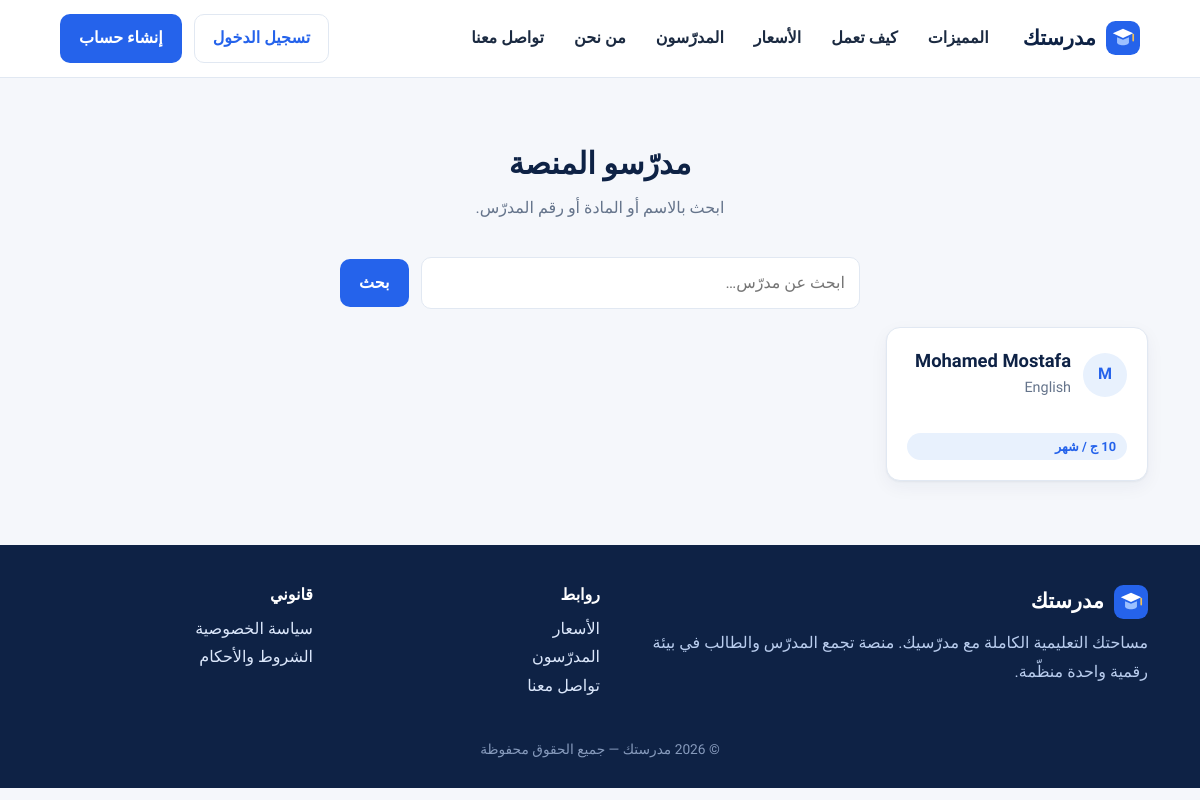
Screenshot of /teachers/ with the database file from the repository.
### accounts/models.py (models this page shows, shortened)
class SiteSetting(models.Model):
    platform_name = models.CharField("اسم المنصة", max_length=80, default="مدرستك")
    tagline = models.CharField("الشعار النصي", max_length=200, default="مساحتك التعليمية الكاملة مع مدرّسيك")
    wallet_number = models.CharField("رقم المحفظة لاستلام الاشتراكات", max_length=20, blank=True)
    wallet_holder = models.CharField("اسم صاحب المحفظة", max_length=100, blank=True)
    payment_instructions = models.TextField("تعليمات الدفع للطالب", blank=True,
                                            default="حوّل قيمة الاشتراك إلى المحفظة ثم ارفع صورة إيصال التحويل وسيتم تفعيل اشتراكك بعد المراجعة.")
    support_phone = models.CharField("هاتف الدعم", max_length=20, blank=True)
    support_email = models.EmailField("بريد الدعم", blank=True)
    default_monthly_price = models.DecimalField("السعر الافتراضي لاشتراك المدرّس الجديد", max_digits=8, decimal_places=2, default=10)
    groq_api_key = models.CharField("مفتاح Groq API (لتشغيل ميزات الذكاء الاصطناعي)", max_length=200, blank=True)
    anthropic_api_key = models.CharField("مفتاح Anthropic API (بديل عن Groq)", max_length=200, blank=True)
    privacy_text = models.TextField("سياسة الخصوصية", blank=True)
    terms_text = models.TextField("الشروط والأحكام", blank=True)
    registration_open = models.BooleanField("فتح تسجيل الطلاب الجدد", default=True)
    names_in_english = models.BooleanField("تحويل أسماء المسجّلين الجدد إلى الإنجليزية تلقائيًا", default=True)
    staff_permissions = models.JSONField("صلاحيات فريق الإدارة", default=dict, blank=True)
    @classmethod
    def get(cls):
        obj, _ = cls.objects.get_or_create(pk=1)
        return obj

class TeacherProfile(models.Model):
    user = models.OneToOneField(User, on_delete=models.CASCADE, related_name="teacher_profile")
    teacher_code = models.CharField("رقم المدرّس (Teacher ID)", max_length=10, unique=True, blank=True)
    slug = models.SlugField("الرابط الخاص", unique=True, blank=True)
    subject = models.CharField("المادة", max_length=80)
    grades = models.CharField("الصفوف التي يدرّسها", max_length=60, blank=True, help_text="مثال: الأول والثاني الثانوي")
    display_name = models.CharField("الاسم الظاهر للطلاب والزوّار", max_length=60, blank=True,
                                    help_text="يتحكم فيه مالك المنصة فقط. اتركه فارغًا لإظهار الاسم الكامل، أو اكتب مثلًا: M")
    bio = models.TextField("نبذة عن المدرّس", blank=True)
    photo = models.ImageField("الصورة", upload_to="teachers/", blank=True)
    cover = models.ImageField("صورة الغلاف", upload_to="teachers/covers/", blank=True)
    monthly_price = models.DecimalField("سعر الاشتراك الشهري (جنيه)", max_digits=8, decimal_places=2, default=10)
    is_listed = models.BooleanField("يظهر في قائمة المدرّسين العامة", default=True)
    created_at = models.DateTimeField(auto_now_add=True)
    @property
    def display_label(self):
        return (self.display_name or "").strip() or self.user.full_name

class User(AbstractBaseUser, PermissionsMixin):
    ROLES = [("student", "طالب"), ("teacher", "مدرّس"), ("owner", "مالك المنصة"), ("staff", "فريق الإدارة")]
    STAFF_ROLES = [("support", "دعم فني"), ("finance", "مالية"), ("content", "مسؤول محتوى")]
    phone = models.CharField("رقم الهاتف", max_length=11, unique=True, validators=[phone_validator])
    full_name = models.CharField("الاسم الكامل", max_length=150)
    name_ar = models.CharField("الاسم بالعربية (كما سُجّل)", max_length=150, blank=True)
    role = models.CharField("الدور", max_length=10, choices=ROLES, default="student")
    staff_role = models.CharField("صلاحية الفريق", max_length=10, choices=STAFF_ROLES, blank=True)
    is_active = models.BooleanField("مفعّل", default=True)
    is_staff = models.BooleanField(default=False)
    date_joined = models.DateTimeField(default=timezone.now)
    objects = UserManager()
    USERNAME_FIELD = "phone"
    REQUIRED_FIELDS = ["full_name"]
    class Meta:
        verbose_name = "مستخدم"

### accounts/views.py (the view)
# urls.py: path("teachers/", views.teachers_directory, name="teachers"),
def teachers_directory(request):
    q = request.GET.get("q", "").strip()
    qs = TeacherProfile.objects.filter(is_listed=True, user__is_active=True).select_related("user")
    if q:
        qs = qs.filter(Q(user__full_name__icontains=q) | Q(subject__icontains=q) | Q(teacher_code__iexact=q))
    return render(request, "site/teachers.html", {"teachers": qs, "q": q})

### accounts/context_processors.py (called while the page is built, shortened)
def site(request):
    return {"site": SiteSetting.get()}

def dashboard(request):
    u = getattr(request, "user", None)
    ctx = {}
    if not u or not u.is_authenticated:
        return ctx

### uikit/context_processors.py (called while the page is built, shortened)
def ui(request):
    ctx = {"ICONS": ICONS}
    u = getattr(request, "user", None)
    if not u or not u.is_authenticated:
        return ctx

### templates/site/teachers.html (shortened to what this page needs)
{% extends "site/public_base.html" %}
{% block main %}
<section class="section"><div class="wrap">
  <h2>مدرّسو المنصة</h2><p class="sub">ابحث بالاسم أو المادة أو رقم المدرّس.</p>
  <form class="row mb" style="max-width:520px;margin-inline:auto"><input class="input grow" name="q" value="{{ q }}" placeholder="ابحث عن مدرّس…"><button class="btn">بحث</button></form>
  {% if teachers %}<div class="grid gauto">{% for t in teachers %}
    <a class="card tcard" href="{% url 'teacher_public' t.slug %}" style="color:inherit;text-decoration:none">
      <div class="top">{% if t.photo %}<img class="avatar" src="{{ t.photo.url }}" alt="">{% else %}<span class="avatar">{{ t.display_label|slice:":1" }}</span>{% endif %}
      <div><h3 style="margin:0">{{ t.display_label }}</h3><div class="meta">{{ t.subject }}{% if t.grades %} — {{ t.grades }}{% endif %}</div></div></div>
      <p class="muted small">{{ t.bio|truncatechars:120 }}</p><span class="badge">{{ t.monthly_price|floatformat:"-2" }} ج / شهر</span></a>{% endfor %}</div>
  {% else %}<div class="empty"><span class="big">🔎</span>لا يوجد مدرّسون مطابقون.</div>{% endif %}
</div></section>
{% endblock %}

### templates/site/public_base.html
{% extends "base.html" %}
{% block body %}
<header class="pub-header">
  <a class="brand" href="{% url 'landing' %}">{% include "partials/logo.html" %}<span>{{ site.platform_name }}</span></a>
  <nav aria-label="التنقل الرئيسي">
    <a href="{% url 'landing' %}#features">المميزات</a>
    <a href="{% url 'landing' %}#how">كيف تعمل</a>
    <a href="{% url 'pricing' %}">الأسعار</a>
    <a href="{% url 'teachers' %}">المدرّسون</a>
    <a href="{% url 'about' %}">من نحن</a>
    <a href="{% url 'contact' %}">تواصل معنا</a>
  </nav>
  <div class="row">
    {% if user.is_authenticated %}<a class="btn" href="{% url 'go' %}">لوحتي</a>
    {% else %}<a class="btn ghost" href="{% url 'login' %}">تسجيل الدخول</a><a class="btn" href="{% url 'register' %}">إنشاء حساب</a>{% endif %}
  </div>
</header>
{% block main %}{% endblock %}
<footer class="pub-footer">
  <div class="wrap cols">
    <div><div class="brand" style="color:#fff;padding:0 0 8px">{% include "partials/logo.html" %}<span>{{ site.platform_name }}</span></div>
      <p>{{ site.tagline }}. منصة تجمع المدرّس والطالب في بيئة رقمية واحدة منظّمة.</p>
      {% if site.support_phone %}<p>الدعم: <span class="ltr">{{ site.support_phone }}</span></p>{% endif %}</div>
    <div><h4 style="color:#fff">روابط</h4><p><a href="{% url 'pricing' %}">الأسعار</a><br><a href="{% url 'teachers' %}">المدرّسون</a><br><a href="{% url 'contact' %}">تواصل معنا</a></p></div>
    <div><h4 style="color:#fff">قانوني</h4><p><a href="{% url 'privacy' %}">سياسة الخصوصية</a><br><a href="{% url 'terms' %}">الشروط والأحكام</a></p></div>
  </div>
  <div class="wrap small center" style="margin-top:22px;opacity:.7">© {% now "Y" %} {{ site.platform_name }} — جميع الحقوق محفوظة</div>
</footer>
{% endblock %}

### static/css/app.css (style rules this page uses)
:root { --navy:#0e2245; --navy-2:#16305d; --blue:#2563eb; --blue-d:#1d4fc4; --sky:#e8f1fd; --sky-2:#f2f7fe; --teal:#0f9d8f; --teal-l:#e0f5f2; --purple:#6d5bd0; --purple-l:#efecfb; --gold:#c9962b; --gold-l:#fbf3e0; --red:#d64545; --red-l:#fdeaea; --green:#1f9d61; --green-l:#e4f6ec; --amber:#d98a10; --amber-l:#fdf1dc; --bg:#f5f7fb; --card:#fff; --text:#1b2a41; --muted:#65748b; --line:#e1e8f2; --shadow:0 1px 2px rgba(14,34,69,.05),0 6px 18px rgba(14,34,69,.05); --r:14px; --sidebar:268px; }
* { box-sizing:border-box }
html { scroll-behavior:smooth }
body { margin:0;background:var(--bg);color:var(--text);font-family:"Tajawal","Segoe UI",Tahoma,Arial,sans-serif;font-size:16px;line-height:1.8;-webkit-font-smoothing:antialiased }
a { color:var(--blue);text-decoration:none }
h1,h2,h3,h4 { line-height:1.45;margin:0 0 .5em;color:var(--navy);font-weight:800 }
h2 { font-size:1.4rem }
h3 { font-size:1.15rem }
h4 { font-size:1rem }
p { margin:0 0 .9em }
.small { font-size:.86rem }
.center { text-align:center }
.row { display:flex;gap:12px;align-items:center;flex-wrap:wrap }
.grow { flex:1 }
.mb { margin-bottom:18px }
.btn { display:inline-flex;align-items:center;justify-content:center;gap:6px;padding:9px 18px;border-radius:10px;border:1.5px solid transparent;background:var(--blue);color:#fff;font:inherit;font-weight:700;cursor:pointer;text-decoration:none;transition:background .15s,transform .05s }
.btn.ghost { background:transparent;color:var(--blue);border-color:var(--line) }
.card { background:var(--card);border:1px solid var(--line);border-radius:var(--r);padding:20px;box-shadow:var(--shadow) }
.card h3 { margin-bottom:.4em }
.grid { display:grid;gap:16px }
.gauto { grid-template-columns:repeat(auto-fill,minmax(260px,1fr)) }
.badge { display:inline-block;padding:2px 11px;border-radius:99px;font-size:.8rem;font-weight:700;background:var(--sky);color:var(--blue);white-space:nowrap }
.input { width:100%;padding:11px 14px;border:1.5px solid var(--line);border-radius:10px;font:inherit;background:#fff;color:var(--text) }
.brand { display:flex;align-items:center;gap:10px;color:#fff;font-weight:800;font-size:1.3rem;padding:6px 8px 16px;text-decoration:none }
.avatar { width:44px;height:44px;border-radius:50%;background:var(--sky);color:var(--blue);display:grid;place-items:center;font-weight:800;object-fit:cover;flex:none }
.tcard { display:flex;flex-direction:column;gap:10px;position:relative;overflow:hidden }
.tcard .top { display:flex;gap:12px;align-items:center }
.tcard .meta { color:var(--muted);font-size:.9rem }
.pub-header { display:flex;align-items:center;gap:22px;padding:14px clamp(16px,5vw,64px);background:#fff;border-bottom:1px solid var(--line);position:sticky;top:0;z-index:40 }
.pub-header .brand { color:var(--navy);padding:0 }
.pub-header nav { display:flex;gap:6px;flex:1 }
.pub-header nav a { padding:6px 12px;border-radius:8px;color:var(--text);font-weight:600 }
.wrap { max-width:1160px;margin:0 auto;padding:0 clamp(16px,4vw,32px) }
.section { padding:64px 0 }
.section h2 { font-size:1.9rem;text-align:center;margin-bottom:8px }
.section .sub { text-align:center;color:var(--muted);max-width:640px;margin:0 auto 34px }
.pub-footer { background:var(--navy);color:#b9cdee;padding:38px 0 26px;margin-top:0 }
.pub-footer a { color:#dbe7fb }
.pub-footer .cols { display:grid;grid-template-columns:2fr 1fr 1fr;gap:26px }

### rows the page displays
SiteSetting: platform_name "مدرستك", tagline "مساحتك التعليمية الكاملة مع مدرّسيك"
TeacherProfile: display_label "M", display_label "Mohamed Mostafa", subject "English", monthly_price "10"
